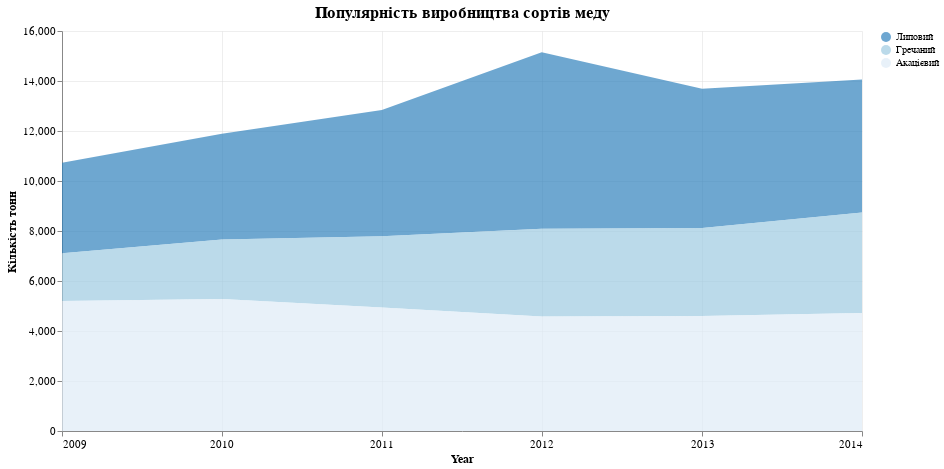

Here is the Vega-Lite specification saved for this chart:
### Vega-Lite specification from a JSON file in a GitHub repository (floating-point values rounded to 4 significant figures)
{"$schema": "https://vega.github.io/schema/vega-lite/v5.json", "title": {"text": "Популярність виробництва сортів меду", "fontSize": 16, "fontWeight": "bold"}, "width": 800, "height": 400, "data": {"values": [{"Year": "2009-01-01", "Липовий": 3625, "Гречаний": 1908, "Акацієвий": 5201}, {"Year": "2010-01-01", "Липовий": 4227, "Гречаний": 2384, "Акацієвий": 5279}, {"Year": "2011-01-01", "Липовий": 5054, "Гречаний": 2849, "Акацієвий": 4938}, {"Year": "2012-01-01", "Липовий": 7061, "Гречаний": 3501, "Акацієвий": 4585}, {"Year": "2013-01-01", "Липовий": 5570, "Гречаний": 3526, "Акацієвий": 4598}, {"Year": "2014-01-01", "Липовий": 5327, "Гречаний": 4012, "Акацієвий": 4724}]}, "encoding": {"x": {"field": "Year", "type": "temporal", "timeUnit": "year", "axis": {"title": "Year", "titleFontWeight": "bold", "grid": true}}, "y": {"field": "value", "type": "quantitative", "axis": {"title": "Кількість тонн", "titleFontWeight": "bold", "grid": true}}, "color": {"field": "name", "type": "nominal", "scale": {"domain": ["Липовий", "Гречаний", "Акацієвий"], "range": ["#3182bd", "#9ecae1", "#deebf7"]}, "legend": {"title": null, "orient": "right"}}}, "layer": [{"mark": {"type": "area", "opacity": 0.7}, "transform": [{"fold": ["Липовий", "Гречаний", "Акацієвий"], "as": ["name", "value"]}]}], "config": {"axis": {"gridColor": "#ddd", "gridOpacity": 0.5, "labelFontSize": 11, "titleFontSize": 12}, "view": {"stroke": null}}}
